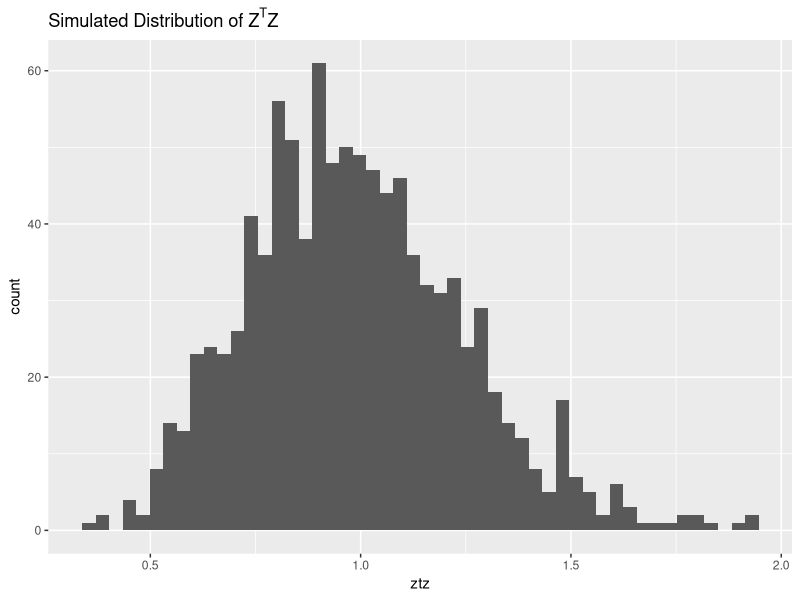

Source code (R): (Note: a time limit stopped this script after it produced the figure.)
## ---- chunk 1
library(mvtnorm)
library(ggplot2)
## ---- chunk 2
# define function to run simulation
sim <- function(y, # constant N/P ratio
                P, # number of columns of X
                sig2, # sigma^2: variance of E_{ij}
                sigF2, # sigma_F^2: variance of f_j
                r2,  # r^2
                densityplot_eigen=FALSE,
                histogram_ztz=FALSE){

N <- y*P
target <- r2/(sig2*(sig2/sigF2+r2))

# generate data
X <- matrix(data=c(rnorm(N*P, mean=0, sd=1/sqrt(P))), ncol=P, nrow=N)
Xt <- X%*%t(X) # N x N matrix
d <- eigen(Xt)$values
if(densityplot_eigen==TRUE){
    fig1 <- ggplot()+
      geom_density(aes(x=d))+
      geom_jitter(aes(d,0), height = 0.01)+
      ggtitle(expression(paste("Density of eigenvalues ",d[i])))
    print(fig1)
}
  
cond1m <- function(k,d){return(sum(1/(k-d)))} # first moment condition
loss1m <- function(k){return((cond1m(k,d)-target)^2)}
kstar <- optimize(f=loss1m, 
                   interval=c(d[1]+1/target,d[1]+N/target)
                   # min: d1+1/target (when d1 dominates others)
                   # max: d1+N/target (when d1=...=dN)
)$minimum
varztz <- 2*(sig2*(sig2/sigF2+r2))^2*sum(1/(kstar-d)^2)

# generate z from dist
z <- rmvnorm(n=1000, 
        mean=rep(0,N),
        sigma=sig2*(sig2/sigF2+r2)*solve((kstar*diag(N)-Xt))
)
ztz <- rowSums(z^2)

if(histogram_ztz==TRUE){
  fig2 <- ggplot()+geom_histogram(aes(x=ztz), bins=50)+
    ggtitle(expression(paste("Simulated Distribution of ", Z^T, Z)))
  print(fig2)
}

df.result <- 
  data.frame(theoretical.mean = r2, # theoretical mean and variance of the norm of simulated vectors Z
           theoretical.var = varztz,
           simulated.mean = mean(ztz), # mean and variance 
           simulated.var = sd(ztz)^2)
return(df.result)
}

## ---- chunk 3
df.sim <- data.frame(P=c(100,200,500,1000,2000,5000,10000),
                     theoretical.mean = 0,
                     theoretical.var = 0,
                     simulated.mean = 0,
                     simulated.var = 0
                     )

for (i in 1:nrow(df.sim)){
  df.sim[i,2:5] <- sim(y = 0.3,  P = df.sim$P[i],    sig2 = 1,   sigF2 = 1,   r2 = 1,
                       histogram_ztz=((i==1) + (i==nrow(df.sim))))
}
## ---- chunk 4
ggplot(data=df.sim)+
  geom_point(aes(x=P, y=simulated.var, col="simulated variance"))+
  geom_line(aes(x=P, y=simulated.var, col="simulated variance"))+
  geom_point(aes(x=P, y=theoretical.var, col="theoretical variance"))+
  geom_line(aes(x=P, y=theoretical.var, col="theoretical variance"))+
  scale_x_log10()+
  scale_y_log10()

print(df.sim)
